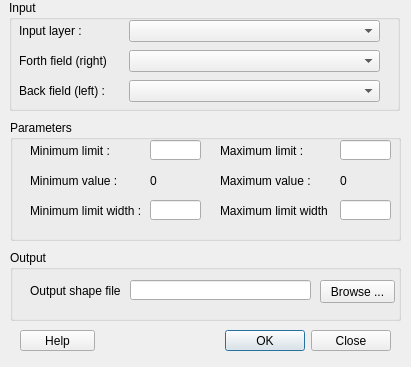
<?xml version="1.0" encoding="UTF-8"?>
<ui version="4.0">
 <class>AreaAlongVector</class>
 <widget class="QDialog" name="AreaAlongVector">
  <property name="geometry">
   <rect>
    <x>0</x>
    <y>0</y>
    <width>411</width>
    <height>367</height>
   </rect>
  </property>
  <property name="windowTitle">
   <string>AreaAlongVector</string>
  </property>
  <widget class="QDialogButtonBox" name="buttonBox">
   <property name="geometry">
    <rect>
     <x>210</x>
     <y>330</y>
     <width>181</width>
     <height>21</height>
    </rect>
   </property>
   <property name="orientation">
    <enum>Qt::Horizontal</enum>
   </property>
   <property name="standardButtons">
    <set>QDialogButtonBox::Close|QDialogButtonBox::Ok</set>
   </property>
  </widget>
  <widget class="QGroupBox" name="groupBox">
   <property name="geometry">
    <rect>
     <x>9</x>
     <y>0</y>
     <width>391</width>
     <height>111</height>
    </rect>
   </property>
   <property name="autoFillBackground">
    <bool>false</bool>
   </property>
   <property name="title">
    <string>Input</string>
   </property>
   <property name="flat">
    <bool>false</bool>
   </property>
   <property name="checkable">
    <bool>false</bool>
   </property>
   <widget class="QComboBox" name="comboBox_forthfield">
    <property name="geometry">
     <rect>
      <x>120</x>
      <y>50</y>
      <width>251</width>
      <height>22</height>
     </rect>
    </property>
   </widget>
   <widget class="QLabel" name="label">
    <property name="geometry">
     <rect>
      <x>10</x>
      <y>20</y>
      <width>91</width>
      <height>21</height>
     </rect>
    </property>
    <property name="text">
     <string>Input layer :</string>
    </property>
   </widget>
   <widget class="QComboBox" name="comboBox_backfield">
    <property name="geometry">
     <rect>
      <x>120</x>
      <y>80</y>
      <width>251</width>
      <height>22</height>
     </rect>
    </property>
   </widget>
   <widget class="QLabel" name="label_3">
    <property name="geometry">
     <rect>
      <x>10</x>
      <y>50</y>
      <width>91</width>
      <height>21</height>
     </rect>
    </property>
    <property name="text">
     <string>Forth field (right) :</string>
    </property>
   </widget>
   <widget class="QComboBox" name="comboBox_inputlayer">
    <property name="geometry">
     <rect>
      <x>120</x>
      <y>20</y>
      <width>251</width>
      <height>22</height>
     </rect>
    </property>
   </widget>
   <widget class="QLabel" name="label_4">
    <property name="geometry">
     <rect>
      <x>10</x>
      <y>80</y>
      <width>91</width>
      <height>21</height>
     </rect>
    </property>
    <property name="text">
     <string>Back field (left) :</string>
    </property>
   </widget>
  </widget>
  <widget class="QGroupBox" name="groupBox_2">
   <property name="geometry">
    <rect>
     <x>10</x>
     <y>120</y>
     <width>391</width>
     <height>121</height>
    </rect>
   </property>
   <property name="autoFillBackground">
    <bool>false</bool>
   </property>
   <property name="title">
    <string>Parameters</string>
   </property>
   <property name="flat">
    <bool>false</bool>
   </property>
   <widget class="QLabel" name="label_5">
    <property name="geometry">
     <rect>
      <x>20</x>
      <y>20</y>
      <width>91</width>
      <height>21</height>
     </rect>
    </property>
    <property name="text">
     <string>Minimum limit : </string>
    </property>
   </widget>
   <widget class="QLabel" name="label_6">
    <property name="geometry">
     <rect>
      <x>20</x>
      <y>80</y>
      <width>111</width>
      <height>21</height>
     </rect>
    </property>
    <property name="text">
     <string>Minimum limit width : </string>
    </property>
   </widget>
   <widget class="QLabel" name="label_7">
    <property name="geometry">
     <rect>
      <x>210</x>
      <y>20</y>
      <width>91</width>
      <height>21</height>
     </rect>
    </property>
    <property name="text">
     <string>Maximum limit : </string>
    </property>
   </widget>
   <widget class="QLabel" name="label_8">
    <property name="geometry">
     <rect>
      <x>210</x>
      <y>80</y>
      <width>111</width>
      <height>21</height>
     </rect>
    </property>
    <property name="text">
     <string>Maximum limit width : </string>
    </property>
   </widget>
   <widget class="QLineEdit" name="lineEdit_minvalue">
    <property name="geometry">
     <rect>
      <x>140</x>
      <y>20</y>
      <width>51</width>
      <height>20</height>
     </rect>
    </property>
   </widget>
   <widget class="QLineEdit" name="lineEdit_minvaluewidth">
    <property name="geometry">
     <rect>
      <x>140</x>
      <y>80</y>
      <width>51</width>
      <height>20</height>
     </rect>
    </property>
   </widget>
   <widget class="QLineEdit" name="lineEdit_maxvaluewidth">
    <property name="geometry">
     <rect>
      <x>330</x>
      <y>80</y>
      <width>51</width>
      <height>20</height>
     </rect>
    </property>
   </widget>
   <widget class="QLineEdit" name="lineEdit_maxvalue">
    <property name="geometry">
     <rect>
      <x>330</x>
      <y>20</y>
      <width>51</width>
      <height>20</height>
     </rect>
    </property>
   </widget>
   <widget class="QLabel" name="label_9">
    <property name="geometry">
     <rect>
      <x>20</x>
      <y>50</y>
      <width>91</width>
      <height>21</height>
     </rect>
    </property>
    <property name="text">
     <string>Minimum value : </string>
    </property>
   </widget>
   <widget class="QLabel" name="label_10">
    <property name="geometry">
     <rect>
      <x>210</x>
      <y>50</y>
      <width>91</width>
      <height>21</height>
     </rect>
    </property>
    <property name="text">
     <string>Maximum value : </string>
    </property>
   </widget>
   <widget class="QLabel" name="label_11">
    <property name="geometry">
     <rect>
      <x>140</x>
      <y>50</y>
      <width>51</width>
      <height>21</height>
     </rect>
    </property>
    <property name="font">
     <font>
      <weight>50</weight>
      <bold>false</bold>
     </font>
    </property>
    <property name="text">
     <string>0</string>
    </property>
   </widget>
   <widget class="QLabel" name="label_12">
    <property name="geometry">
     <rect>
      <x>330</x>
      <y>50</y>
      <width>51</width>
      <height>21</height>
     </rect>
    </property>
    <property name="font">
     <font>
      <weight>50</weight>
      <bold>false</bold>
     </font>
    </property>
    <property name="text">
     <string>0</string>
    </property>
   </widget>
  </widget>
  <widget class="QGroupBox" name="groupBox_3">
   <property name="geometry">
    <rect>
     <x>10</x>
     <y>250</y>
     <width>391</width>
     <height>71</height>
    </rect>
   </property>
   <property name="title">
    <string>Output</string>
   </property>
   <property name="flat">
    <bool>false</bool>
   </property>
   <widget class="QLabel" name="label_2">
    <property name="geometry">
     <rect>
      <x>20</x>
      <y>30</y>
      <width>91</width>
      <height>21</height>
     </rect>
    </property>
    <property name="text">
     <string>Output shape file :</string>
    </property>
   </widget>
   <widget class="QLineEdit" name="lineEdit_outputfile">
    <property name="geometry">
     <rect>
      <x>120</x>
      <y>30</y>
      <width>181</width>
      <height>20</height>
     </rect>
    </property>
   </widget>
   <widget class="QPushButton" name="pushButtonBrowseOutput">
    <property name="geometry">
     <rect>
      <x>310</x>
      <y>30</y>
      <width>75</width>
      <height>23</height>
     </rect>
    </property>
    <property name="text">
     <string>Browse ...</string>
    </property>
   </widget>
  </widget>
  <widget class="QPushButton" name="pushButton_help">
   <property name="geometry">
    <rect>
     <x>20</x>
     <y>330</y>
     <width>75</width>
     <height>21</height>
    </rect>
   </property>
   <property name="text">
    <string>Help</string>
   </property>
  </widget>
  <zorder>groupBox</zorder>
  <zorder>groupBox_3</zorder>
  <zorder>buttonBox</zorder>
  <zorder>groupBox_2</zorder>
  <zorder>pushButton_help</zorder>
 </widget>
 <resources/>
 <connections>
  <connection>
   <sender>buttonBox</sender>
   <signal>accepted()</signal>
   <receiver>AreaAlongVector</receiver>
   <slot>accept()</slot>
   <hints>
    <hint type="sourcelabel">
     <x>248</x>
     <y>254</y>
    </hint>
    <hint type="destinationlabel">
     <x>157</x>
     <y>274</y>
    </hint>
   </hints>
  </connection>
  <connection>
   <sender>buttonBox</sender>
   <signal>rejected()</signal>
   <receiver>AreaAlongVector</receiver>
   <slot>reject()</slot>
   <hints>
    <hint type="sourcelabel">
     <x>316</x>
     <y>260</y>
    </hint>
    <hint type="destinationlabel">
     <x>286</x>
     <y>274</y>
    </hint>
   </hints>
  </connection>
 </connections>
</ui>
